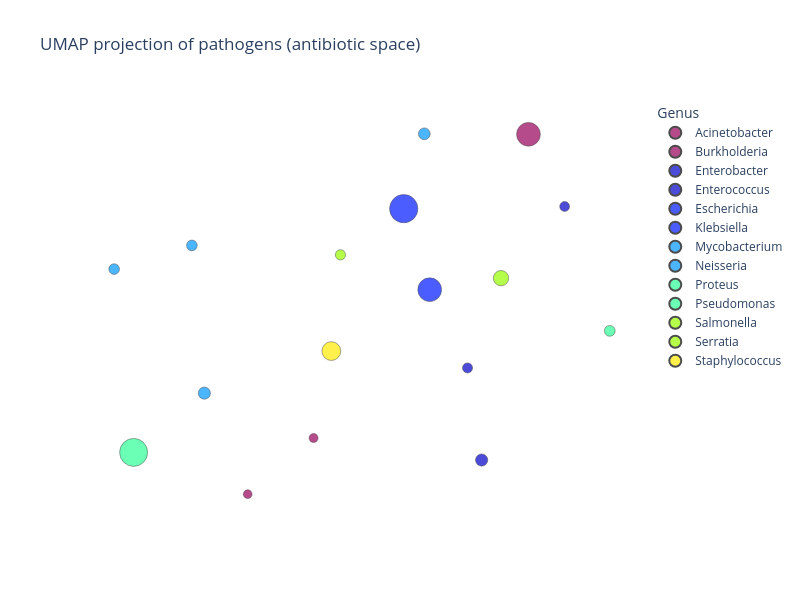

Write notebook code for a chart like this one.
### Markdown cell above
# Todo

- select time for plot
- plot by raw numbers
- plot xy by old similarity , color by antibiotic/class in time interval, make a row of plots by time

### Code cell
fig_ab = _umap_scatter(
    pathogen_names_ab,
    pathogen_log_sums_ab,
    pathogen_vectors_ab,
    title="UMAP projection of pathogens (antibiotic space)",
    marker_max_size=10,
    figure_size=(800, 600),
    color_map="Rainbow",
    min_size=50.0,
)
fig_ab

### Figure 1 — Plotly figure (JSON) as saved in the notebook; plotly's stock layout.template omitted (floating-point values rounded to 4 significant figures)
{"data": [{"hovertemplate": "<b>%{hovertext}</b><br><br>color=Acinetobacter<br>x=%{x}<br>y=%{y}<br>size=%{marker.size}<extra></extra>", "hovertext": ["Acinetobacter baumannii", "Acinetobacter calcoaceticus"], "legendgroup": "Acinetobacter", "marker": {"color": "rgb(150,0,90)", "line": {"color": "black", "width": 0.5}, "size": [7.06, 1.01], "sizemode": "area", "sizeref": 0.025, "symbol": "circle"}, "mode": "markers", "name": "Acinetobacter", "orientation": "v", "showlegend": true, "type": "scatter", "x": [4.204, 2.948], "xaxis": "x", "y": [-0.3391, -2.605], "yaxis": "y"}, {"hovertemplate": "<b>%{hovertext}</b><br><br>color=Burkholderia<br>x=%{x}<br>y=%{y}<br>size=%{marker.size}<extra></extra>", "hovertext": ["Burkholderia cepacia"], "legendgroup": "Burkholderia", "marker": {"color": "rgb(150,0,90)", "line": {"color": "black", "width": 0.5}, "size": [0.9481], "sizemode": "area", "sizeref": 0.025, "symbol": "circle"}, "mode": "markers", "name": "Burkholderia", "orientation": "v", "showlegend": true, "type": "scatter", "x": [2.563], "xaxis": "x", "y": [-3.024], "yaxis": "y"}, {"hovertemplate": "<b>%{hovertext}</b><br><br>color=Enterobacter<br>x=%{x}<br>y=%{y}<br>size=%{marker.size}<extra></extra>", "hovertext": ["Enterobacter cloacae"], "legendgroup": "Enterobacter", "marker": {"color": "rgb(0,0,200)", "line": {"color": "black", "width": 0.5}, "size": [1.881], "sizemode": "area", "sizeref": 0.025, "symbol": "circle"}, "mode": "markers", "name": "Enterobacter", "orientation": "v", "showlegend": true, "type": "scatter", "x": [3.93], "xaxis": "x", "y": [-2.77], "yaxis": "y"}, {"hovertemplate": "<b>%{hovertext}</b><br><br>color=Enterococcus<br>x=%{x}<br>y=%{y}<br>size=%{marker.size}<extra></extra>", "hovertext": ["Enterococcus faecalis", "Enterococcus faecium"], "legendgroup": "Enterococcus", "marker": {"color": "rgb(0,0,200)", "line": {"color": "black", "width": 0.5}, "size": [1.267, 1.201], "sizemode": "area", "sizeref": 0.025, "symbol": "circle"}, "mode": "markers", "name": "Enterococcus", "orientation": "v", "showlegend": true, "type": "scatter", "x": [3.848, 4.415], "xaxis": "x", "y": [-2.083, -0.8779], "yaxis": "y"}, {"hovertemplate": "<b>%{hovertext}</b><br><br>color=Escherichia<br>x=%{x}<br>y=%{y}<br>size=%{marker.size}<extra></extra>", "hovertext": ["Escherichia coli"], "legendgroup": "Escherichia", "marker": {"color": "rgb(0,25,255)", "line": {"color": "black", "width": 0.5}, "size": [10.0], "sizemode": "area", "sizeref": 0.025, "symbol": "circle"}, "mode": "markers", "name": "Escherichia", "orientation": "v", "showlegend": true, "type": "scatter", "x": [3.475], "xaxis": "x", "y": [-0.894], "yaxis": "y"}, {"hovertemplate": "<b>%{hovertext}</b><br><br>color=Klebsiella<br>x=%{x}<br>y=%{y}<br>size=%{marker.size}<extra></extra>", "hovertext": ["Klebsiella pneumoniae"], "legendgroup": "Klebsiella", "marker": {"color": "rgb(0,25,255)", "line": {"color": "black", "width": 0.5}, "size": [7.049], "sizemode": "area", "sizeref": 0.025, "symbol": "circle"}, "mode": "markers", "name": "Klebsiella", "orientation": "v", "showlegend": true, "type": "scatter", "x": [3.627], "xaxis": "x", "y": [-1.499], "yaxis": "y"}, {"hovertemplate": "<b>%{hovertext}</b><br><br>color=Mycobacterium<br>x=%{x}<br>y=%{y}<br>size=%{marker.size}<extra></extra>", "hovertext": ["Mycobacterium flavescens", "Mycobacterium obuense", "Mycobacterium tuberculosis"], "legendgroup": "Mycobacterium", "marker": {"color": "rgb(0,152,255)", "line": {"color": "black", "width": 0.5}, "size": [1.416, 1.416, 1.728], "sizemode": "area", "sizeref": 0.025, "symbol": "circle"}, "mode": "markers", "name": "Mycobacterium", "orientation": "v", "showlegend": true, "type": "scatter", "x": [2.237, 1.782, 3.595], "xaxis": "x", "y": [-1.168, -1.345, -0.3356], "yaxis": "y"}, {"hovertemplate": "<b>%{hovertext}</b><br><br>color=Neisseria<br>x=%{x}<br>y=%{y}<br>size=%{marker.size}<extra></extra>", "hovertext": ["Neisseria gonorrhoeae"], "legendgroup": "Neisseria", "marker": {"color": "rgb(0,152,255)", "line": {"color": "black", "width": 0.5}, "size": [1.831], "sizemode": "area", "sizeref": 0.025, "symbol": "circle"}, "mode": "markers", "name": "Neisseria", "orientation": "v", "showlegend": true, "type": "scatter", "x": [2.309], "xaxis": "x", "y": [-2.271], "yaxis": "y"}, {"hovertemplate": "<b>%{hovertext}</b><br><br>color=Proteus<br>x=%{x}<br>y=%{y}<br>size=%{marker.size}<extra></extra>", "hovertext": ["Proteus mirabilis"], "legendgroup": "Proteus", "marker": {"color": "rgb(44,255,150)", "line": {"color": "black", "width": 0.5}, "size": [1.455], "sizemode": "area", "sizeref": 0.025, "symbol": "circle"}, "mode": "markers", "name": "Proteus", "orientation": "v", "showlegend": true, "type": "scatter", "x": [4.679], "xaxis": "x", "y": [-1.806], "yaxis": "y"}, {"hovertemplate": "<b>%{hovertext}</b><br><br>color=Pseudomonas<br>x=%{x}<br>y=%{y}<br>size=%{marker.size}<extra></extra>", "hovertext": ["Pseudomonas aeruginosa"], "legendgroup": "Pseudomonas", "marker": {"color": "rgb(44,255,150)", "line": {"color": "black", "width": 0.5}, "size": [9.802], "sizemode": "area", "sizeref": 0.025, "symbol": "circle"}, "mode": "markers", "name": "Pseudomonas", "orientation": "v", "showlegend": true, "type": "scatter", "x": [1.896], "xaxis": "x", "y": [-2.713], "yaxis": "y"}, {"hovertemplate": "<b>%{hovertext}</b><br><br>color=Salmonella<br>x=%{x}<br>y=%{y}<br>size=%{marker.size}<extra></extra>", "hovertext": ["Salmonella enterica"], "legendgroup": "Salmonella", "marker": {"color": "rgb(151,255,0)", "line": {"color": "black", "width": 0.5}, "size": [2.943], "sizemode": "area", "sizeref": 0.025, "symbol": "circle"}, "mode": "markers", "name": "Salmonella", "orientation": "v", "showlegend": true, "type": "scatter", "x": [4.043], "xaxis": "x", "y": [-1.412], "yaxis": "y"}, {"hovertemplate": "<b>%{hovertext}</b><br><br>color=Serratia<br>x=%{x}<br>y=%{y}<br>size=%{marker.size}<extra></extra>", "hovertext": ["Serratia marcescens"], "legendgroup": "Serratia", "marker": {"color": "rgb(151,255,0)", "line": {"color": "black", "width": 0.5}, "size": [1.298], "sizemode": "area", "sizeref": 0.025, "symbol": "circle"}, "mode": "markers", "name": "Serratia", "orientation": "v", "showlegend": true, "type": "scatter", "x": [3.105], "xaxis": "x", "y": [-1.239], "yaxis": "y"}, {"hovertemplate": "<b>%{hovertext}</b><br><br>color=Staphylococcus<br>x=%{x}<br>y=%{y}<br>size=%{marker.size}<extra></extra>", "hovertext": ["Staphylococcus aureus"], "legendgroup": "Staphylococcus", "marker": {"color": "rgb(255,234,0)", "line": {"color": "black", "width": 0.5}, "size": [4.429], "sizemode": "area", "sizeref": 0.025, "symbol": "circle"}, "mode": "markers", "name": "Staphylococcus", "orientation": "v", "showlegend": true, "type": "scatter", "x": [3.052], "xaxis": "x", "y": [-1.957], "yaxis": "y"}], "layout": {"height": 600, "legend": {"itemsizing": "constant", "title": {"text": "Genus"}, "tracegroupgap": 0}, "paper_bgcolor": "white", "plot_bgcolor": "white", "title": {"text": "UMAP projection of pathogens (antibiotic space)"}, "width": 800, "xaxis": {"anchor": "y", "domain": [0, 1], "showgrid": false, "title": {"text": "x"}, "visible": false, "zeroline": false}, "yaxis": {"anchor": "x", "domain": [0, 1], "showgrid": false, "title": {"text": "y"}, "visible": false, "zeroline": false}}}
